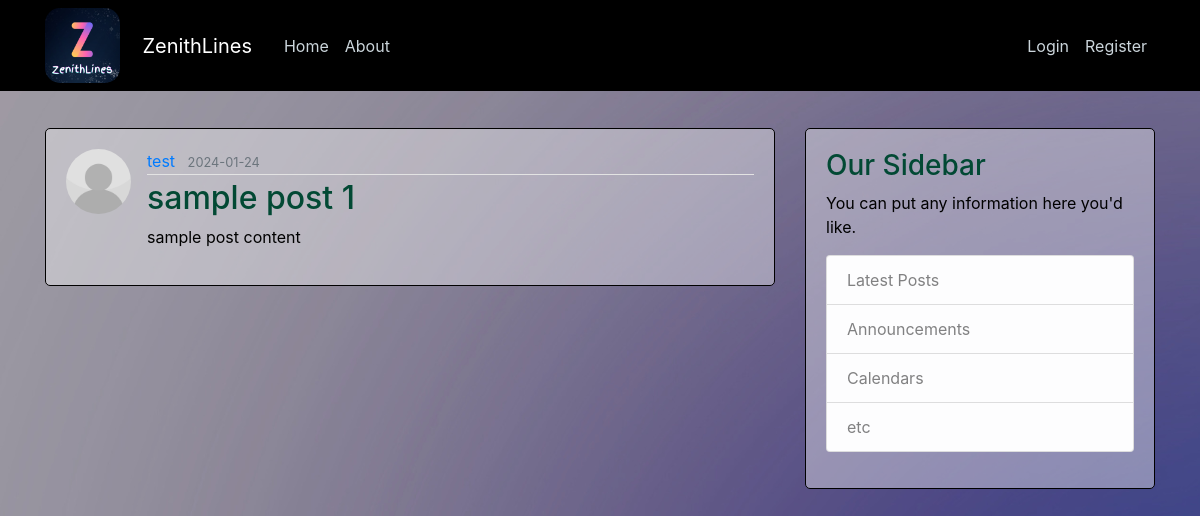
Page /post/7 on the committed database.
### ZenithLines/models.py (models this page shows, shortened)
class User(db.Model,UserMixin):
    id = db.Column(db.Integer, primary_key=True)
    username = db.Column(db.String(20), unique=True, nullable=False)
    email = db.Column(db.String(120), unique=True, nullable=False)
    image_file = db.Column(db.String(20), nullable=False, default='default.jpg')
    password = db.Column(db.String(60), nullable=False)
    posts = db.relationship('Post', backref='author', lazy='select')

class Post(db.Model):
    id = db.Column(db.Integer, primary_key=True)
    title = db.Column(db.String(100), nullable=False)
    date_posted = db.Column(db.DateTime, nullable=False, default=datetime.utcnow)
    content = db.Column(db.Text, nullable=False)
    user_id = db.Column(db.Integer, db.ForeignKey('user.id'), nullable=False)

### ZenithLines/posts/routes.py (the view)
@posts.route("/post/<int:post_id>")
def post(post_id):
    post = Post.query.get_or_404(post_id)
    return render_template('post.html', title=post.title, post=post)

### ZenithLines/templates/post.html (shortened to what this page needs)
{% extends "layout.html" %}
{% block content %}
  <article class="media content-section">
    <img class="rounded-circle article-img" src="{{ url_for('static', filename=  post.author.image_file) }}">
    <div class="media-body">
      <div class="article-metadata">
        <a class="mr-2" href="{{ url_for('users.user_posts', username=post.author.username) }}">{{ post.author.username }}</a>
        <small class="text-muted">{{ post.date_posted.strftime('%Y-%m-%d') }}</small>
      </div>
      <h2 class="article-title">{{ post.title }}</h2>
      <p class="article-content">{{ post.content }}</p>
    </div>
  </article>
{% endblock content %}

### ZenithLines/static/style.css (style rules this page uses)
body { background-image: url('backgroundimg.png'); color: #333333; margin-top: 5rem; }
h1, h2, h3, h4, h5, h6 { color: #024934; }
.content-section { background: #FDFCFC61; padding: 20px 20px; border: 1px solid black; border-radius: 5px; margin-bottom: 20px; }
.article-title { color: #024934; }
.article-content { color: black; white-space: pre-line; }
.article-img { height: 65px; width: 65px; margin-right: 16px; }
.article-metadata { padding-bottom: 1px; margin-bottom: 4px; border-bottom: 1px solid #e3e3e3 }
img { border-radius: 15px; }

### rows in the picture
User: image_file (placeholder picture), author.username "test"
Post: date_posted "2024-01-24", title "sample post 1", content "sample post content"
